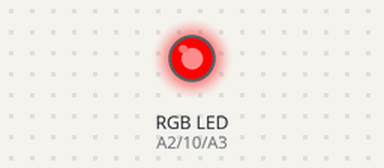
This sketch was run on a simulated Arduino Uno, built with avr-gcc and run on an emulated ATmega328P. Shown: an RGB LED mixed from three pins (HIGH = lit).

Above: at 0.5 s.
At 1.5 s:
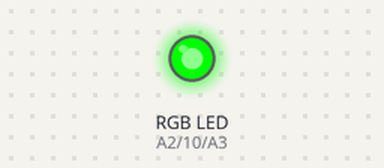
At 5.5 s:
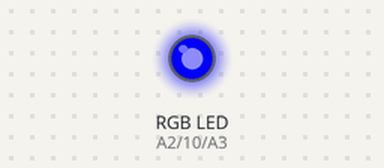
Timing chart, 0 to 6.9 s (numbered marks = the images above):
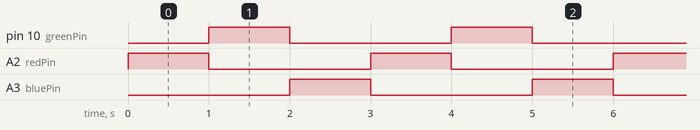

Measured:
- by itself, pin 10 (greenPin), A2 (redPin), A3 (bluePin): alternates HIGH for 1.0 s and LOW for 2.0 s
- by itself, everything shown: repeats every 3.0 s, in 3 steps

The sketch:

LAB1_RGB_LED.ino
```cpp
// Define RGB LED pins
const int redPin = A2;    // Red LED connected to digital pin 11
const int greenPin = 10;  // Green LED connected to digital pin 10
const int bluePin = A3;    // Blue LED connected to digital pin 9

// the setup function runs once when you press reset or power the board
void setup() {
  // Set RGB LED pins as outputs
  pinMode(redPin, OUTPUT);
  pinMode(greenPin, OUTPUT);
  pinMode(bluePin, OUTPUT);
}

// Helper function to set color
void setColor(int redValue, int greenValue, int blueValue) {
  analogWrite(redPin, redValue);
  analogWrite(greenPin, greenValue);
  analogWrite(bluePin, blueValue);
}

// the loop function runs over and over again forever
void loop() {
  setColor(255, 0, 0);  // Red
  delay(1000);
  setColor(0, 255, 0);  // Green
  delay(1000);
  setColor(0, 0, 255);  // Blue
  delay(1000);

}
```
